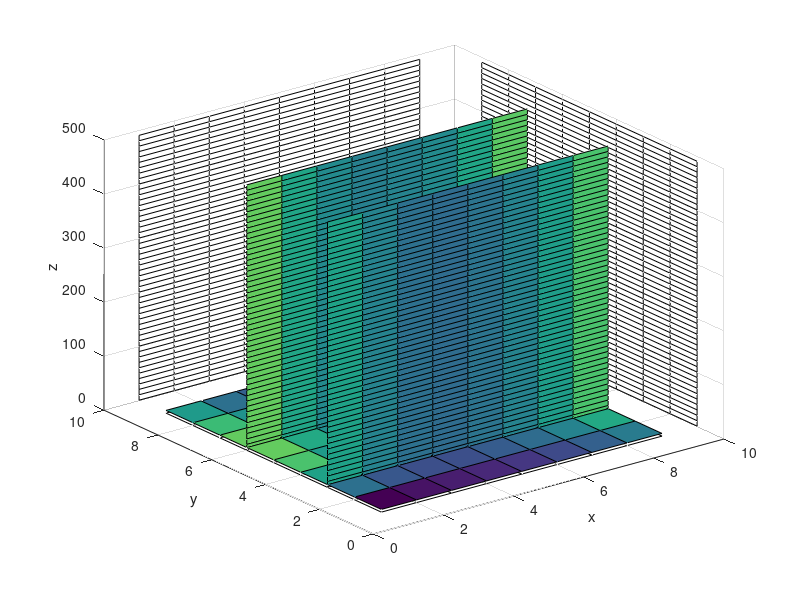

Source code (MATLAB):
function visualisation()
    n = 9;
    list = [105.67073256006337, 131.7667313580219, 144.4652270949666, 159.4575314165612, 179.94781244240335, 207.85467807322425, 244.71106822043052, 295.60911699374446, 371.7972113659023, 267.85807110601115, 229.46789281338397, 216.1041814775944, 218.0584292053544, 234.08477139953175, 263.4437948505815, 309.07511887507667, 374.6658994712826, 469.66425839280157, 365.4752787491551, 304.81335190661713, 273.60779015041214, 265.56617490073717, 276.1598848122369, 305.87736781784133, 354.81009530692234, 427.59055990257457, 528.1488762753548, 423.2296873177893, 352.3117147057724, 311.97806238289905, 296.16294549953153, 303.3177131457445, 330.88826520416455, 381.00689013832675, 454.58557397116203, 556.5870778157193, 448.9155459782305, 373.95804954412165, 327.85414024200406, 308.6881850760271, 311.4525928620169, 338.30939873981737, 385.8782816078434, 458.14995162623245, 556.8469389466143, 446.9614758298486, 368.9202617772289, 321.952968349436, 297.9926870540023, 303.46702266966577, 323.7722216052633, 367.6125113310734, 437.5297069968494, 530.7268170048302, 415.3343285638148, 337.8000481883231, 288.18554142799604, 273.9990847621709, 266.02693310447484, 287.52694935844613, 333.3298729592335, 387.6158131937464, 475.2598414946036, 350.2646603029036, 273.6670275121123, 240.05930740768162, 214.17917591234337, 223.9452252593943, 242.03373284600417, 270.15972258429434, 315.4770563684752, 385.31664775098477, 234.85793549209535, 180.95925845860637, 157.61990443407203, 163.56636482046025, 167.1060874178008, 187.99965076140327, 199.24376136319046, 255.87439438488283, 274.84837494645257];
    
    plane = reshape(list, [n, n]).';

    disp(plane)
    x = 1:n;
    y = 1:n;

    z = 1:10:500;

    [x,y,z] = meshgrid(x,y,z);
    v = plane;
    for i = 0:48
        v = cat(3, v, plane);
    end 
    size(v)
    xslice = 10;    % location of y-z planes
    yslice = [3, 6, 10];              % location of x-z plane
    zslice = [0, 5];         % location of x-y planes
    
    slice(x,y,z,v,xslice,yslice,zslice)
    xlabel('x')
    ylabel('y')
    zlabel('z')
end
    